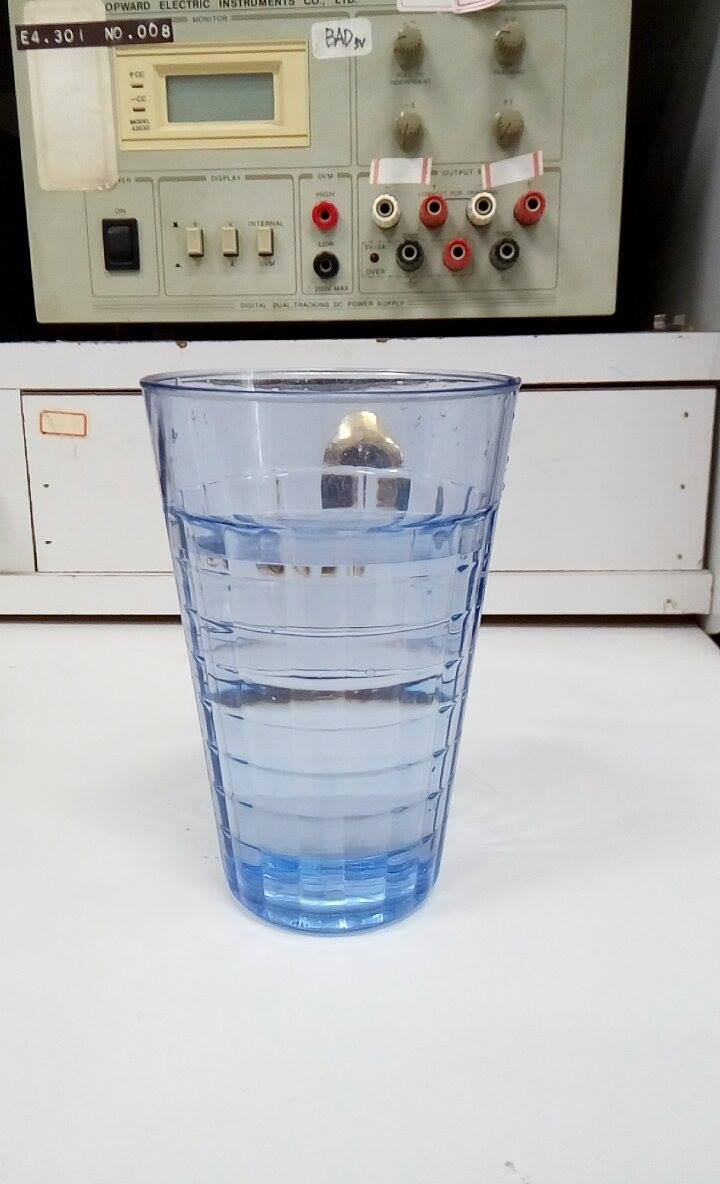
%> input picture Matlab/Identifying Round Objects/test7.jpg, 720 x 1184 px
$ octave Untitled2.m   (GNU Octave 9; MATLAB toolbox functions it lacks are replaced by stand-ins)
%> lines starting %> are read from the running program, lines starting %| are printed output that depends on the picture; in (x1, y1, x2, y2) boxes, pixels count from 0 and x2, y2 are one past the last pixel; in counts of white or black regions, pixels touching at a corner belong together; the program's own positions count from 1
% clc;clear;
% cam = webcam(3);
% I = snapshot(cam);
I=imread('test7.jpg');
%> I is the input picture: size 1184x720x3 uint8; mean R, G, B 178.6, 179.6, 178.7
Ir = I(:,:,1);
Ig = I(:,:,2);
Ib = I(:,:,3);
Cr = 1;
Cg = 1;
Cb = 2;
% 158,179,200
Inew = Ir*Cr - Ib*Cb - Ig*Cg;
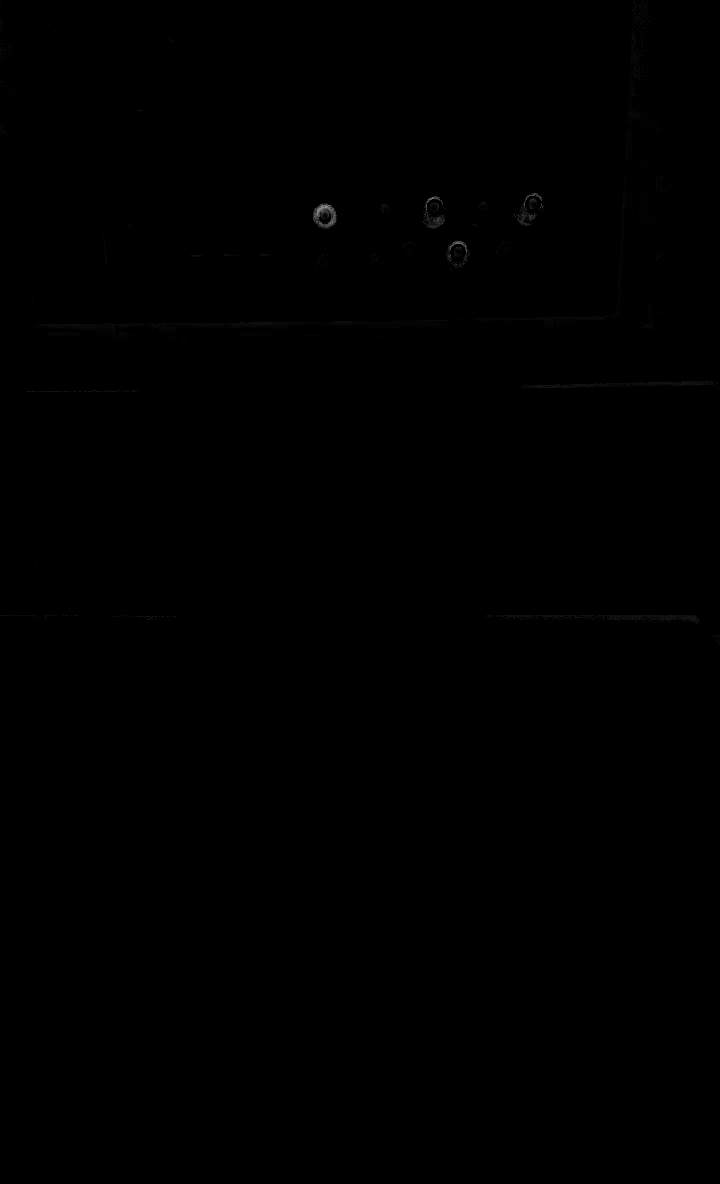
%> Inew: size 1184x720 uint8; min 0, max 148, mean 0.1
% Inew=I(:,:,1)*Cr-I(:,:,2)*Cg-I(:,:,3)*Cb;
figure(2);
imshow(Inew);

[m,n]=size(Inew);
%> m = 1184; n = 720
Inew=medfilt2(Inew,[5,5]);%中值濾波
figure(3);
imshow(Inew);
[Im,M]=max(Inew);%最紅的點
%> Im = 720 values, max 114 at index 319, min 0 at index 17, mean 13.02; M = 720 values, max 638 at index 720, min 1 at index 17, mean 348.3
[Imm,N]=max(Im);
%> Imm = 114; N = 319
P_x=N
%> P_x = 319
P_y=M(N)
%> P_y = 211
figure(1);
imshow(I);


text(P_x,P_y,'Redest');

%
threshold = graythresh(Inew);
%> threshold = 0.106

    % Otsu's method to get a threshold that minimizes the intra-class variance
    % 大津演算法求閾值
bw = im2bw(Inew,threshold);
%> bw: size 1184x720 logical; 0.07% white; 10 white regions (7 under 20 px), largest, box (x1, y1, x2, y2) and area: (313, 203, 336, 228) 364, (430, 217, 444, 228) 79, (449, 241, 466, 249) 55
    % 依據閾值二值化
figure(2)
imshow(bw)


se = strel('disk',20);
bw = imclose(bw,se);
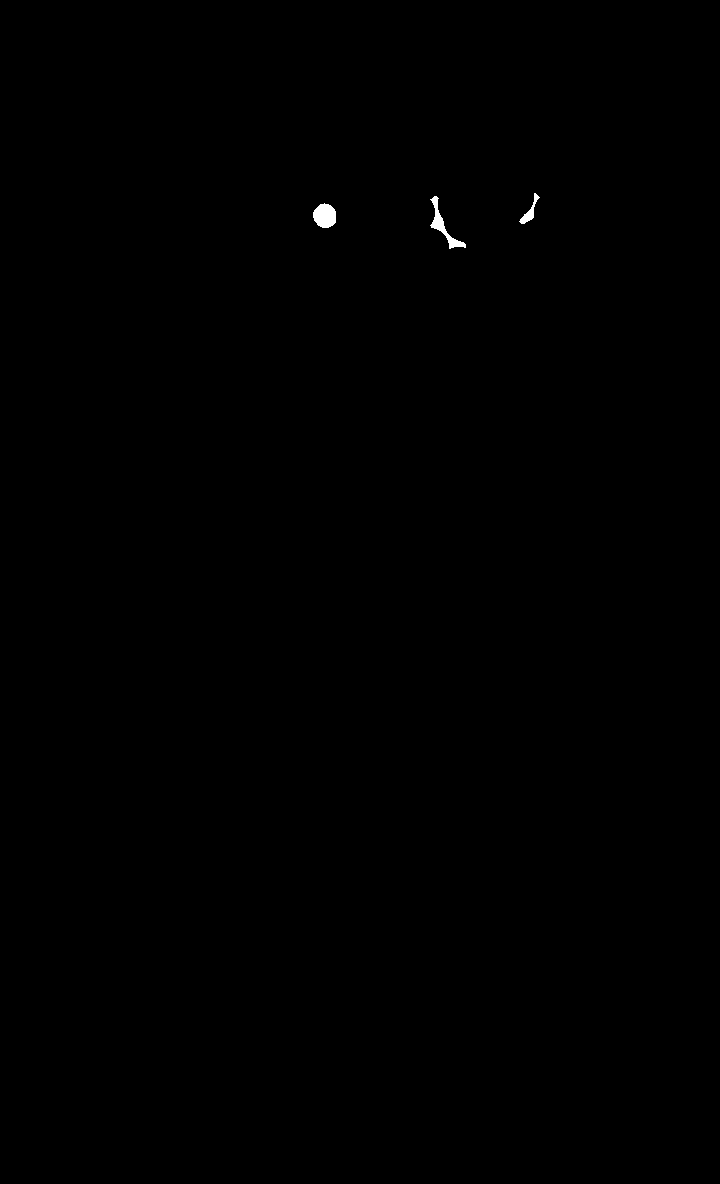
%> bw: size 1184x720 logical; 0.12% white; 3 white regions, box (x1, y1, x2, y2) and area: (313, 203, 336, 228) 446, (430, 196, 466, 249) 425, (519, 193, 540, 224) 181
imshow(bw)
bw = imfill(bw,'holes');
imshow(bw)
bw = bwareaopen(bw,50);
imshow(bw)

% bw = bwareaopen(~bw,1000);
% imshow(bw)


[B,L] = bwboundaries(bw,'noholes');
%> L: size 1184x720 double; 4 distinct labels, from 0 to 3
%> B = 3 boundaries; box (x1, y1, x2, y2) and points: (430, 196, 466, 249) 136, (519, 193, 540, 224) 69, (313, 203, 336, 228) 66

% Display the label matrix and draw each boundary
imshow(label2rgb(L, @jet, [.5 .5 .5]))
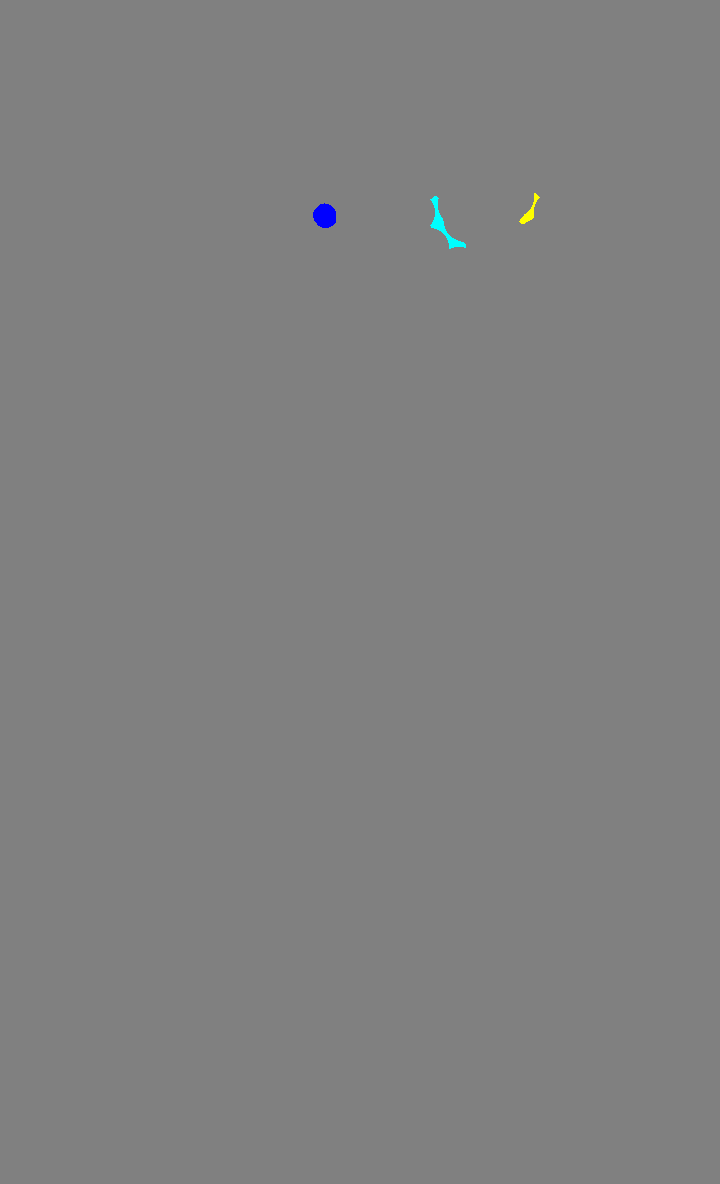
%> displayed picture: size 1184x720x3, on the screen's scale of 0 to 255; mean R, G, B 127.9, 128, 128.1
hold on
for k = 1:length(B)
  boundary = B{k};
  plot(boundary(:,2), boundary(:,1), 'w', 'LineWidth', 2)
end
%> this loop made 3 passes

stats = regionprops(L,'Area','Centroid');
%> stats = 3 regions; Area and Centroid: 446 [325.5 216.4], 425 [444.4 227.1], 181 [530.4 212.4]
centroids = stats.Centroid
%> centroids = [325.5 216.4]
plot(centroids(:,1),centroids(:,2), 'b*')
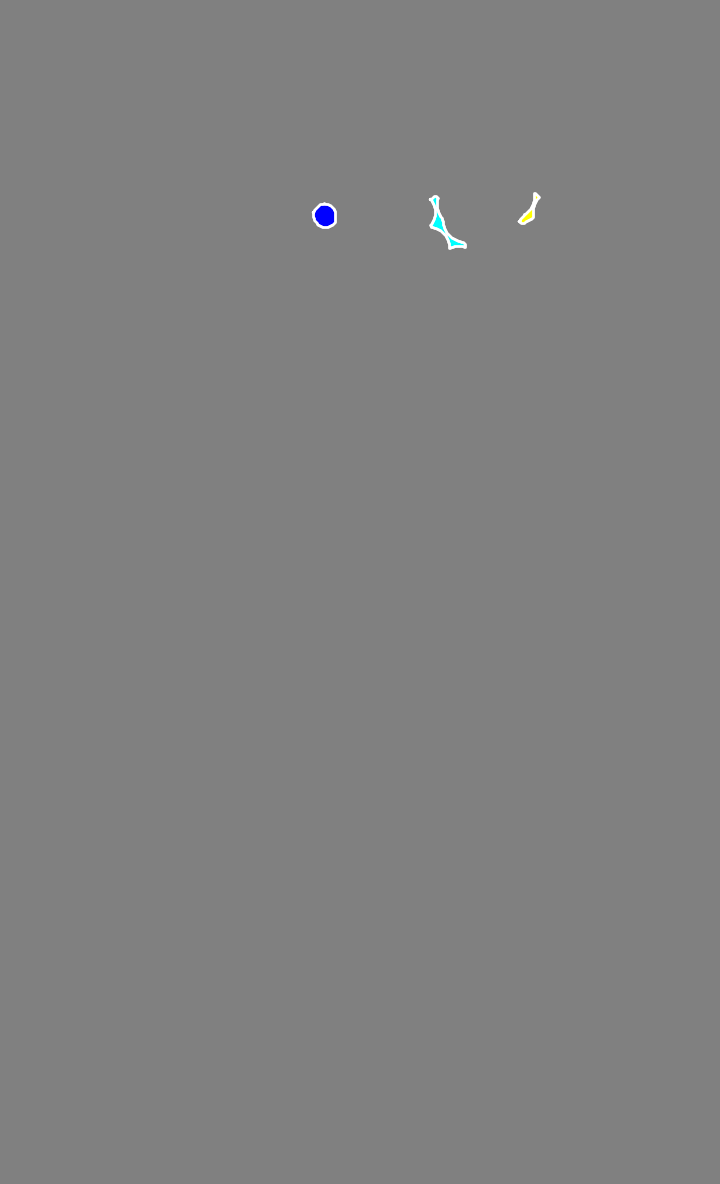
%> figure redrawn from the program's plot data

figure(1);
hold on
plot(centroids(:,1),centroids(:,2), 'b*')
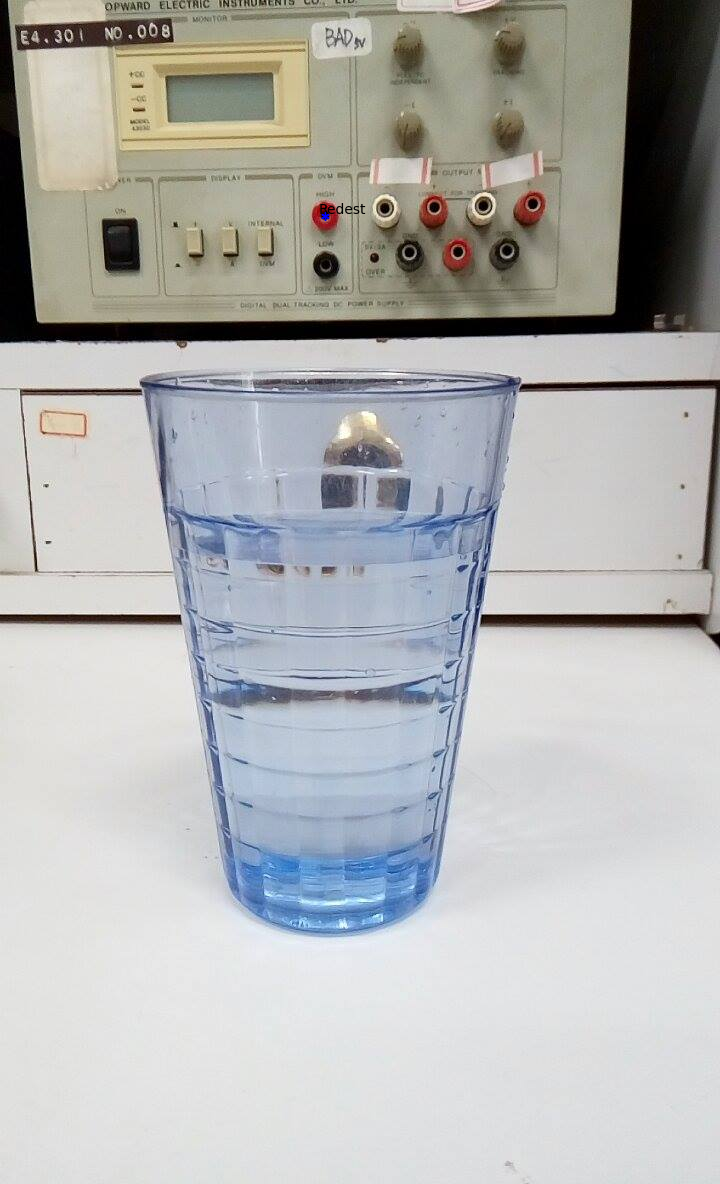
%> figure redrawn from the program's plot data
